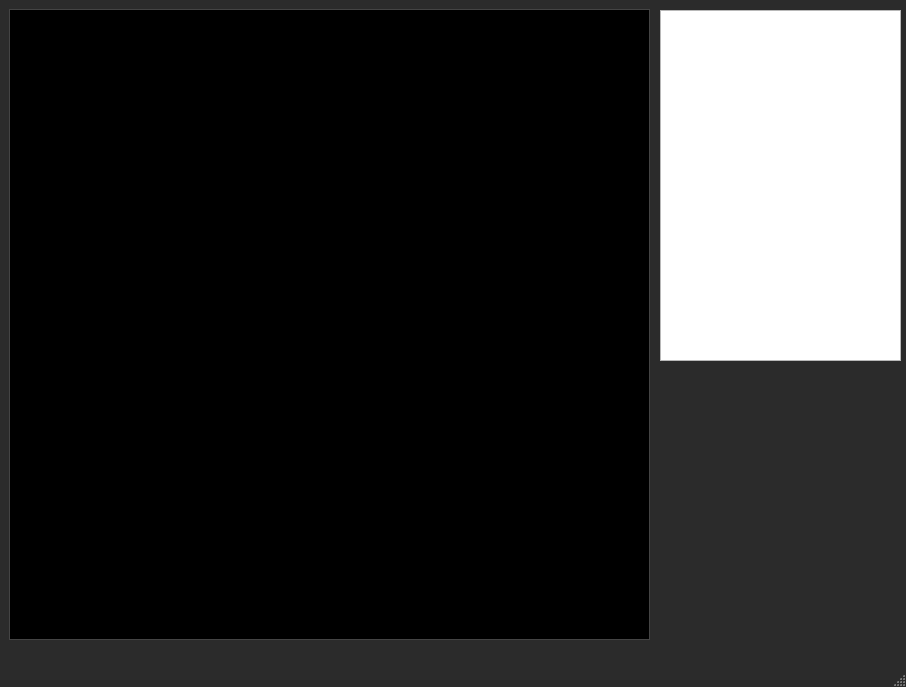
<?xml version="1.0" encoding="UTF-8"?>
<ui version="4.0">
 <class>ObjectDetect</class>
 <widget class="QMainWindow" name="ObjectDetect">
  <property name="geometry">
   <rect>
    <x>0</x>
    <y>0</y>
    <width>906</width>
    <height>687</height>
   </rect>
  </property>
  <property name="windowTitle">
   <string>ObjectDetect - Yer Kontrol İstasyonu</string>
  </property>
  <property name="styleSheet">
   <string notr="true">QMainWindow { background-color: #2b2b2b; }</string>
  </property>
  <widget class="QWidget" name="centralwidget">
   <widget class="QLabel" name="labelKamera">
    <property name="geometry">
     <rect>
      <x>9</x>
      <y>9</y>
      <width>641</width>
      <height>631</height>
     </rect>
    </property>
    <property name="sizePolicy">
     <sizepolicy hsizetype="Ignored" vsizetype="Ignored">
      <horstretch>0</horstretch>
      <verstretch>0</verstretch>
     </sizepolicy>
    </property>
    <property name="styleSheet">
     <string notr="true">background-color: black; border: 1px solid #444;</string>
    </property>
    <property name="text">
     <string/>
    </property>
    <property name="alignment">
     <set>Qt::AlignCenter</set>
    </property>
   </widget>
   <widget class="QWidget" name="horizontalLayoutWidget">
    <property name="geometry">
     <rect>
      <x>660</x>
      <y>10</y>
      <width>241</width>
      <height>351</height>
     </rect>
    </property>
    <layout class="QHBoxLayout" name="horizontalLayout">
     <item>
      <widget class="QListWidget" name="listWidget"/>
     </item>
    </layout>
   </widget>
  </widget>
  <widget class="QMenuBar" name="menubar">
   <property name="geometry">
    <rect>
     <x>0</x>
     <y>0</y>
     <width>906</width>
     <height>22</height>
    </rect>
   </property>
  </widget>
  <widget class="QStatusBar" name="statusbar"/>
 </widget>
 <resources/>
 <connections/>
</ui>
